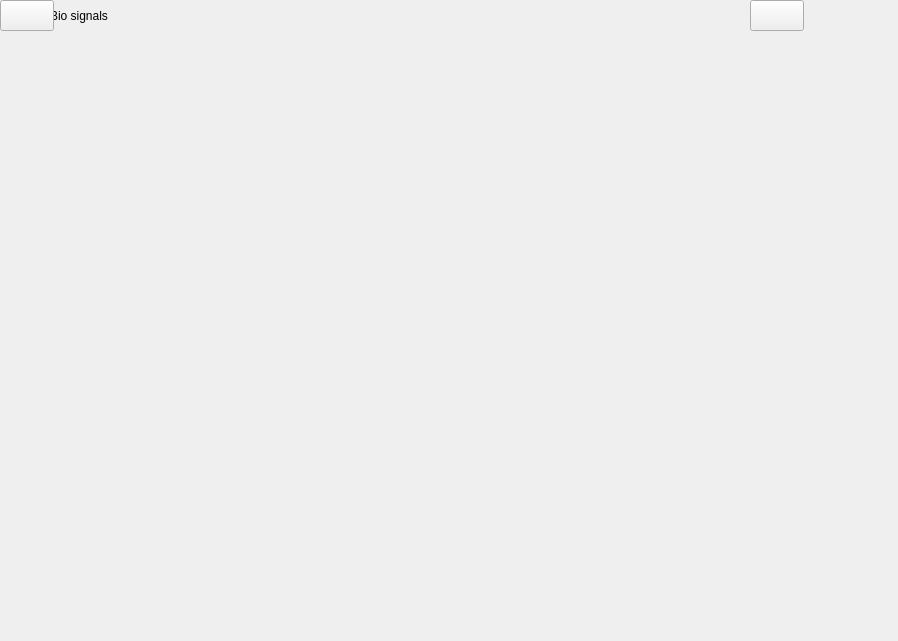
<?xml version="1.0" encoding="UTF-8"?>
<ui version="4.0">
 <class>BioWindow</class>
 <widget class="QMainWindow" name="BioWindow">
  <property name="geometry">
   <rect>
    <x>0</x>
    <y>0</y>
    <width>898</width>
    <height>641</height>
   </rect>
  </property>
  <property name="sizePolicy">
   <sizepolicy hsizetype="Fixed" vsizetype="Fixed">
    <horstretch>0</horstretch>
    <verstretch>0</verstretch>
   </sizepolicy>
  </property>
  <property name="windowTitle">
   <string>MainWindow</string>
  </property>
  <widget class="QWidget" name="centralwidget">
   <widget class="QWidget" name="layoutWidget">
    <property name="geometry">
     <rect>
      <x>710</x>
      <y>150</y>
      <width>101</width>
      <height>201</height>
     </rect>
    </property>
    <layout class="QVBoxLayout" name="verticalLayout">
     <item>
      <widget class="IndicatorLabel" name="indicator_0" native="true">
       <property name="sizePolicy">
        <sizepolicy hsizetype="Preferred" vsizetype="Preferred">
         <horstretch>0</horstretch>
         <verstretch>0</verstretch>
        </sizepolicy>
       </property>
       <property name="autoFillBackground">
        <bool>true</bool>
       </property>
      </widget>
     </item>
     <item>
      <widget class="IndicatorLabel" name="indicator_2" native="true">
       <property name="sizePolicy">
        <sizepolicy hsizetype="Preferred" vsizetype="Preferred">
         <horstretch>0</horstretch>
         <verstretch>0</verstretch>
        </sizepolicy>
       </property>
       <property name="autoFillBackground">
        <bool>true</bool>
       </property>
      </widget>
     </item>
     <item>
      <widget class="IndicatorLabel" name="indicator_1" native="true">
       <property name="sizePolicy">
        <sizepolicy hsizetype="Preferred" vsizetype="Preferred">
         <horstretch>0</horstretch>
         <verstretch>0</verstretch>
        </sizepolicy>
       </property>
       <property name="autoFillBackground">
        <bool>true</bool>
       </property>
      </widget>
     </item>
    </layout>
   </widget>
   <widget class="QWidget" name="layoutWidget">
    <property name="geometry">
     <rect>
      <x>0</x>
      <y>30</y>
      <width>711</width>
      <height>431</height>
     </rect>
    </property>
    <layout class="QVBoxLayout" name="verticalLayout_2">
     <item>
      <widget class="Chart" name="chart_0" native="true"/>
     </item>
     <item>
      <widget class="Chart" name="chart_1" native="true"/>
     </item>
    </layout>
   </widget>
   <widget class="QLabel" name="title">
    <property name="geometry">
     <rect>
      <x>50</x>
      <y>0</y>
      <width>701</width>
      <height>31</height>
     </rect>
    </property>
    <property name="styleSheet">
     <string notr="true"/>
    </property>
    <property name="text">
     <string>Bio signals</string>
    </property>
   </widget>
   <widget class="QPushButton" name="leftTabButton">
    <property name="geometry">
     <rect>
      <x>0</x>
      <y>0</y>
      <width>54</width>
      <height>31</height>
     </rect>
    </property>
    <property name="text">
     <string/>
    </property>
   </widget>
   <widget class="QPushButton" name="rightTabButton">
    <property name="geometry">
     <rect>
      <x>750</x>
      <y>0</y>
      <width>54</width>
      <height>31</height>
     </rect>
    </property>
    <property name="text">
     <string/>
    </property>
   </widget>
  </widget>
 </widget>
 <customwidgets>
  <customwidget>
   <class>Chart</class>
   <extends>QWidget</extends>
   <header location="global">gui/chart.h</header>
   <container>1</container>
  </customwidget>
  <customwidget>
   <class>IndicatorLabel</class>
   <extends>QWidget</extends>
   <header location="global">gui/indicatorlabel.h</header>
   <container>1</container>
  </customwidget>
 </customwidgets>
 <resources/>
 <connections/>
</ui>
